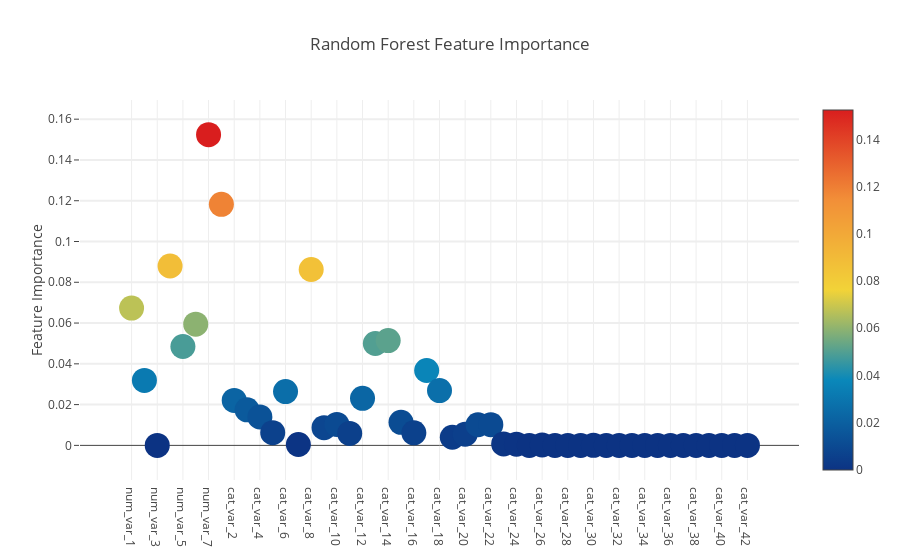
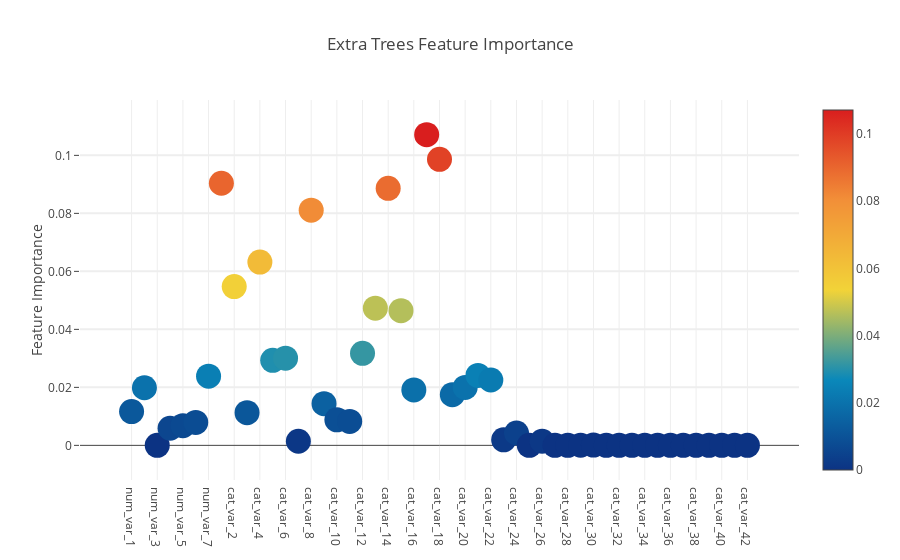
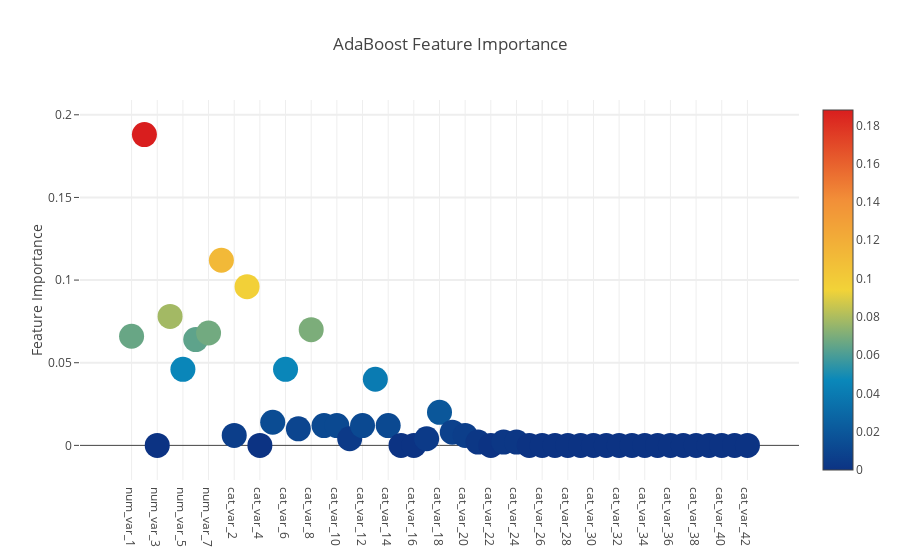
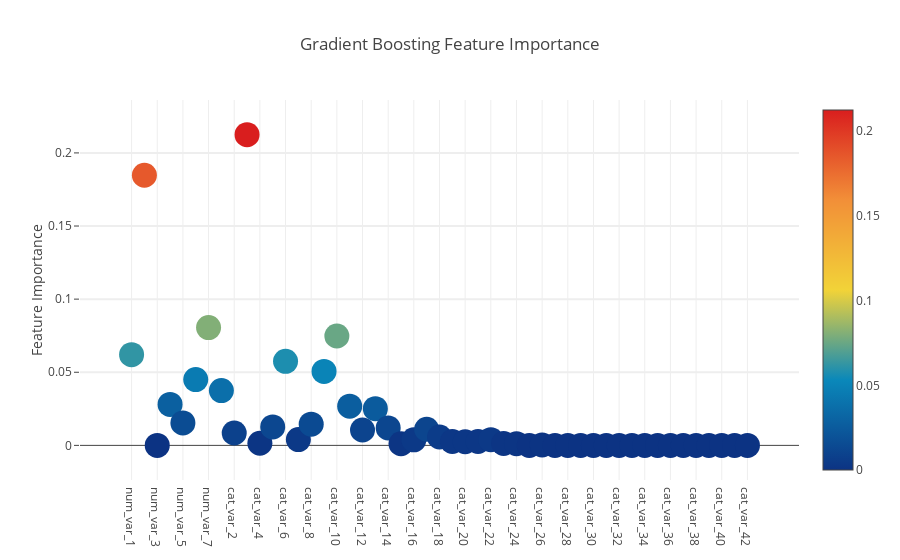

Notebook cell for these charts, in order:
### Code cell
# Scatter plot 
trace = go.Scatter(
    y = feature_dataframe['Random Forest feature importances'].values,
    x = feature_dataframe['features'].values,
    mode='markers',
    marker=dict(
        sizemode = 'diameter',
        sizeref = 1,
        size = 25,
#       size= feature_dataframe['AdaBoost feature importances'].values,
        #color = np.random.randn(500), #set color equal to a variable
        color = feature_dataframe['Random Forest feature importances'].values,
        colorscale='Portland',
        showscale=True
    ),
    text = feature_dataframe['features'].values
)
data = [trace]

layout= go.Layout(
    autosize= True,
    title= 'Random Forest Feature Importance',
    hovermode= 'closest',
#     xaxis= dict(
#         title= 'Pop',
#         ticklen= 5,
#         zeroline= False,
#         gridwidth= 2,
#     ),
    yaxis=dict(
        title= 'Feature Importance',
        ticklen= 5,
        gridwidth= 2
    ),
    showlegend= False
)
fig = go.Figure(data=data, layout=layout)
py.iplot(fig,filename='scatter2010')

# Scatter plot 
trace = go.Scatter(
    y = feature_dataframe['Extra Trees  feature importances'].values,
    x = feature_dataframe['features'].values,
    mode='markers',
    marker=dict(
        sizemode = 'diameter',
        sizeref = 1,
        size = 25,
#       size= feature_dataframe['AdaBoost feature importances'].values,
        #color = np.random.randn(500), #set color equal to a variable
        color = feature_dataframe['Extra Trees  feature importances'].values,
        colorscale='Portland',
        showscale=True
    ),
    text = feature_dataframe['features'].values
)
data = [trace]

layout= go.Layout(
    autosize= True,
    title= 'Extra Trees Feature Importance',
    hovermode= 'closest',
#     xaxis= dict(
#         title= 'Pop',
#         ticklen= 5,
#         zeroline= False,
#         gridwidth= 2,
#     ),
    yaxis=dict(
        title= 'Feature Importance',
        ticklen= 5,
        gridwidth= 2
    ),
    showlegend= False
)
fig = go.Figure(data=data, layout=layout)
py.iplot(fig,filename='scatter2010')

# Scatter plot 
trace = go.Scatter(
    y = feature_dataframe['AdaBoost feature importances'].values,
    x = feature_dataframe['features'].values,
    mode='markers',
    marker=dict(
        sizemode = 'diameter',
        sizeref = 1,
        size = 25,
#       size= feature_dataframe['AdaBoost feature importances'].values,
        #color = np.random.randn(500), #set color equal to a variable
        color = feature_dataframe['AdaBoost feature importances'].values,
        colorscale='Portland',
        showscale=True
    ),
    text = feature_dataframe['features'].values
)
data = [trace]

layout= go.Layout(
    autosize= True,
    title= 'AdaBoost Feature Importance',
    hovermode= 'closest',
#     xaxis= dict(
#         title= 'Pop',
#         ticklen= 5,
#         zeroline= False,
#         gridwidth= 2,
#     ),
    yaxis=dict(
        title= 'Feature Importance',
        ticklen= 5,
        gridwidth= 2
    ),
    showlegend= False
)
fig = go.Figure(data=data, layout=layout)
py.iplot(fig,filename='scatter2010')

# Scatter plot 
trace = go.Scatter(
    y = feature_dataframe['Gradient Boost feature importances'].values,
    x = feature_dataframe['features'].values,
    mode='markers',
    marker=dict(
        sizemode = 'diameter',
        sizeref = 1,
        size = 25,
#       size= feature_dataframe['AdaBoost feature importances'].values,
        #color = np.random.randn(500), #set color equal to a variable
        color = feature_dataframe['Gradient Boost feature importances'].values,
        colorscale='Portland',
        showscale=True
    ),
    text = feature_dataframe['features'].values
)
data = [trace]

layout= go.Layout(
    autosize= True,
    title= 'Gradient Boosting Feature Importance',
    hovermode= 'closest',
#     xaxis= dict(
#         title= 'Pop',
#         ticklen= 5,
#         zeroline= False,
#         gridwidth= 2,
#     ),
    yaxis=dict(
        title= 'Feature Importance',
        ticklen= 5,
        gridwidth= 2
    ),
    showlegend= False
)
fig = go.Figure(data=data, layout=layout)
py.iplot(fig,filename='scatter2010')

### Figure 1 — Plotly figure (JSON) as saved in the notebook; plotly's stock layout.template omitted (floating-point values rounded to 4 significant figures)
{"data": [{"marker": {"color": [0.06734, 0.03184, 0, 0.088, 0.0485, 0.05943, 0.1524, 0.1182, 0.02203, 0.01743, 0.01396, 0.00625, 0.02637, 0.0004402, 0.08626, 0.008697, 0.01026, 0.005875, 0.02308, 0.04996, 0.05141, 0.01129, 0.006133, 0.03674, 0.02689, 0.003997, 0.005446, 0.0101, 0.01014, 0.0006929, 0.0005378, 0, 0.0001955, 0, 0, 0, 8.346e-06, 0, 0, 0, 0, 0, 0, 0, 0, 0, 0, 0, 0], "colorscale": "Portland", "showscale": true, "size": 25, "sizemode": "diameter", "sizeref": 1}, "mode": "markers", "text": ["num_var_1", "num_var_2", "num_var_3", "num_var_4", "num_var_5", "num_var_6", "num_var_7", "cat_var_1", "cat_var_2", "cat_var_3", "cat_var_4", "cat_var_5", "cat_var_6", "cat_var_7", "cat_var_8", "cat_var_9", "cat_var_10", "cat_var_11", "cat_var_12", "cat_var_13", "cat_var_14", "cat_var_15", "cat_var_16", "cat_var_17", "cat_var_18", "cat_var_19", "cat_var_20", "cat_var_21", "cat_var_22", "cat_var_23", "cat_var_24", "cat_var_25", "cat_var_26", "cat_var_27", "cat_var_28", "cat_var_29", "cat_var_30", "cat_var_31", "cat_var_32", "cat_var_33", "cat_var_34", "cat_var_35", "cat_var_36", "cat_var_37", "cat_var_38", "cat_var_39", "cat_var_40", "cat_var_41", "cat_var_42"], "type": "scatter", "x": ["num_var_1", "num_var_2", "num_var_3", "num_var_4", "num_var_5", "num_var_6", "num_var_7", "cat_var_1", "cat_var_2", "cat_var_3", "cat_var_4", "cat_var_5", "cat_var_6", "cat_var_7", "cat_var_8", "cat_var_9", "cat_var_10", "cat_var_11", "cat_var_12", "cat_var_13", "cat_var_14", "cat_var_15", "cat_var_16", "cat_var_17", "cat_var_18", "cat_var_19", "cat_var_20", "cat_var_21", "cat_var_22", "cat_var_23", "cat_var_24", "cat_var_25", "cat_var_26", "cat_var_27", "cat_var_28", "cat_var_29", "cat_var_30", "cat_var_31", "cat_var_32", "cat_var_33", "cat_var_34", "cat_var_35", "cat_var_36", "cat_var_37", "cat_var_38", "cat_var_39", "cat_var_40", "cat_var_41", "cat_var_42"], "y": [0.06734, 0.03184, 0, 0.088, 0.0485, 0.05943, 0.1524, 0.1182, 0.02203, 0.01743, 0.01396, 0.00625, 0.02637, 0.0004402, 0.08626, 0.008697, 0.01026, 0.005875, 0.02308, 0.04996, 0.05141, 0.01129, 0.006133, 0.03674, 0.02689, 0.003997, 0.005446, 0.0101, 0.01014, 0.0006929, 0.0005378, 0, 0.0001955, 0, 0, 0, 8.346e-06, 0, 0, 0, 0, 0, 0, 0, 0, 0, 0, 0, 0]}], "layout": {"autosize": true, "hovermode": "closest", "showlegend": false, "title": "Random Forest Feature Importance", "yaxis": {"gridwidth": 2, "ticklen": 5, "title": "Feature Importance"}}}

### Figure 2 — Plotly figure (JSON) as saved in the notebook; plotly's stock layout.template omitted (floating-point values rounded to 4 significant figures)
{"data": [{"marker": {"color": [0.01165, 0.01987, 0, 0.005911, 0.006791, 0.007926, 0.02388, 0.09038, 0.05475, 0.01127, 0.06321, 0.02932, 0.03005, 0.001415, 0.08112, 0.01438, 0.008795, 0.008274, 0.03174, 0.04731, 0.08863, 0.04644, 0.01913, 0.1072, 0.09864, 0.01748, 0.02, 0.02414, 0.02254, 0.001897, 0.004266, 2.427e-05, 0.00143, 0, 0, 8.262e-05, 0.0001008, 0, 0, 0, 0, 0, 0, 0, 0, 0, 0, 0, 0], "colorscale": "Portland", "showscale": true, "size": 25, "sizemode": "diameter", "sizeref": 1}, "mode": "markers", "text": ["num_var_1", "num_var_2", "num_var_3", "num_var_4", "num_var_5", "num_var_6", "num_var_7", "cat_var_1", "cat_var_2", "cat_var_3", "cat_var_4", "cat_var_5", "cat_var_6", "cat_var_7", "cat_var_8", "cat_var_9", "cat_var_10", "cat_var_11", "cat_var_12", "cat_var_13", "cat_var_14", "cat_var_15", "cat_var_16", "cat_var_17", "cat_var_18", "cat_var_19", "cat_var_20", "cat_var_21", "cat_var_22", "cat_var_23", "cat_var_24", "cat_var_25", "cat_var_26", "cat_var_27", "cat_var_28", "cat_var_29", "cat_var_30", "cat_var_31", "cat_var_32", "cat_var_33", "cat_var_34", "cat_var_35", "cat_var_36", "cat_var_37", "cat_var_38", "cat_var_39", "cat_var_40", "cat_var_41", "cat_var_42"], "type": "scatter", "x": ["num_var_1", "num_var_2", "num_var_3", "num_var_4", "num_var_5", "num_var_6", "num_var_7", "cat_var_1", "cat_var_2", "cat_var_3", "cat_var_4", "cat_var_5", "cat_var_6", "cat_var_7", "cat_var_8", "cat_var_9", "cat_var_10", "cat_var_11", "cat_var_12", "cat_var_13", "cat_var_14", "cat_var_15", "cat_var_16", "cat_var_17", "cat_var_18", "cat_var_19", "cat_var_20", "cat_var_21", "cat_var_22", "cat_var_23", "cat_var_24", "cat_var_25", "cat_var_26", "cat_var_27", "cat_var_28", "cat_var_29", "cat_var_30", "cat_var_31", "cat_var_32", "cat_var_33", "cat_var_34", "cat_var_35", "cat_var_36", "cat_var_37", "cat_var_38", "cat_var_39", "cat_var_40", "cat_var_41", "cat_var_42"], "y": [0.01165, 0.01987, 0, 0.005911, 0.006791, 0.007926, 0.02388, 0.09038, 0.05475, 0.01127, 0.06321, 0.02932, 0.03005, 0.001415, 0.08112, 0.01438, 0.008795, 0.008274, 0.03174, 0.04731, 0.08863, 0.04644, 0.01913, 0.1072, 0.09864, 0.01748, 0.02, 0.02414, 0.02254, 0.001897, 0.004266, 2.427e-05, 0.00143, 0, 0, 8.262e-05, 0.0001008, 0, 0, 0, 0, 0, 0, 0, 0, 0, 0, 0, 0]}], "layout": {"autosize": true, "hovermode": "closest", "showlegend": false, "title": "Extra Trees Feature Importance", "yaxis": {"gridwidth": 2, "ticklen": 5, "title": "Feature Importance"}}}

### Figure 3 — Plotly figure (JSON) as saved in the notebook; plotly's stock layout.template omitted (floating-point values rounded to 4 significant figures)
{"data": [{"marker": {"color": [0.066, 0.188, 0, 0.078, 0.046, 0.064, 0.068, 0.112, 0.006, 0.096, 0, 0.014, 0.046, 0.01, 0.07, 0.012, 0.012, 0.004, 0.012, 0.04, 0.012, 0, 0, 0.004, 0.02, 0.008, 0.006, 0.002, 0, 0.002, 0.002, 0, 0, 0, 0, 0, 0, 0, 0, 0, 0, 0, 0, 0, 0, 0, 0, 0, 0], "colorscale": "Portland", "showscale": true, "size": 25, "sizemode": "diameter", "sizeref": 1}, "mode": "markers", "text": ["num_var_1", "num_var_2", "num_var_3", "num_var_4", "num_var_5", "num_var_6", "num_var_7", "cat_var_1", "cat_var_2", "cat_var_3", "cat_var_4", "cat_var_5", "cat_var_6", "cat_var_7", "cat_var_8", "cat_var_9", "cat_var_10", "cat_var_11", "cat_var_12", "cat_var_13", "cat_var_14", "cat_var_15", "cat_var_16", "cat_var_17", "cat_var_18", "cat_var_19", "cat_var_20", "cat_var_21", "cat_var_22", "cat_var_23", "cat_var_24", "cat_var_25", "cat_var_26", "cat_var_27", "cat_var_28", "cat_var_29", "cat_var_30", "cat_var_31", "cat_var_32", "cat_var_33", "cat_var_34", "cat_var_35", "cat_var_36", "cat_var_37", "cat_var_38", "cat_var_39", "cat_var_40", "cat_var_41", "cat_var_42"], "type": "scatter", "x": ["num_var_1", "num_var_2", "num_var_3", "num_var_4", "num_var_5", "num_var_6", "num_var_7", "cat_var_1", "cat_var_2", "cat_var_3", "cat_var_4", "cat_var_5", "cat_var_6", "cat_var_7", "cat_var_8", "cat_var_9", "cat_var_10", "cat_var_11", "cat_var_12", "cat_var_13", "cat_var_14", "cat_var_15", "cat_var_16", "cat_var_17", "cat_var_18", "cat_var_19", "cat_var_20", "cat_var_21", "cat_var_22", "cat_var_23", "cat_var_24", "cat_var_25", "cat_var_26", "cat_var_27", "cat_var_28", "cat_var_29", "cat_var_30", "cat_var_31", "cat_var_32", "cat_var_33", "cat_var_34", "cat_var_35", "cat_var_36", "cat_var_37", "cat_var_38", "cat_var_39", "cat_var_40", "cat_var_41", "cat_var_42"], "y": [0.066, 0.188, 0, 0.078, 0.046, 0.064, 0.068, 0.112, 0.006, 0.096, 0, 0.014, 0.046, 0.01, 0.07, 0.012, 0.012, 0.004, 0.012, 0.04, 0.012, 0, 0, 0.004, 0.02, 0.008, 0.006, 0.002, 0, 0.002, 0.002, 0, 0, 0, 0, 0, 0, 0, 0, 0, 0, 0, 0, 0, 0, 0, 0, 0, 0]}], "layout": {"autosize": true, "hovermode": "closest", "showlegend": false, "title": "AdaBoost Feature Importance", "yaxis": {"gridwidth": 2, "ticklen": 5, "title": "Feature Importance"}}}

### Figure 4 — Plotly figure (JSON) as saved in the notebook; plotly's stock layout.template omitted (floating-point values rounded to 4 significant figures)
{"data": [{"marker": {"color": [0.06205, 0.1847, 0, 0.02799, 0.01538, 0.04499, 0.08056, 0.03745, 0.008475, 0.2125, 0.001446, 0.01263, 0.05748, 0.003961, 0.01451, 0.05057, 0.07481, 0.02682, 0.01049, 0.0251, 0.01196, 0.001125, 0.003773, 0.01103, 0.005747, 0.002673, 0.002483, 0.002626, 0.003888, 0.001324, 0.001119, 0, 0.0003171, 0, 0, 0, 0, 0, 0, 0, 0, 0, 0, 0, 0, 0, 0, 0, 0], "colorscale": "Portland", "showscale": true, "size": 25, "sizemode": "diameter", "sizeref": 1}, "mode": "markers", "text": ["num_var_1", "num_var_2", "num_var_3", "num_var_4", "num_var_5", "num_var_6", "num_var_7", "cat_var_1", "cat_var_2", "cat_var_3", "cat_var_4", "cat_var_5", "cat_var_6", "cat_var_7", "cat_var_8", "cat_var_9", "cat_var_10", "cat_var_11", "cat_var_12", "cat_var_13", "cat_var_14", "cat_var_15", "cat_var_16", "cat_var_17", "cat_var_18", "cat_var_19", "cat_var_20", "cat_var_21", "cat_var_22", "cat_var_23", "cat_var_24", "cat_var_25", "cat_var_26", "cat_var_27", "cat_var_28", "cat_var_29", "cat_var_30", "cat_var_31", "cat_var_32", "cat_var_33", "cat_var_34", "cat_var_35", "cat_var_36", "cat_var_37", "cat_var_38", "cat_var_39", "cat_var_40", "cat_var_41", "cat_var_42"], "type": "scatter", "x": ["num_var_1", "num_var_2", "num_var_3", "num_var_4", "num_var_5", "num_var_6", "num_var_7", "cat_var_1", "cat_var_2", "cat_var_3", "cat_var_4", "cat_var_5", "cat_var_6", "cat_var_7", "cat_var_8", "cat_var_9", "cat_var_10", "cat_var_11", "cat_var_12", "cat_var_13", "cat_var_14", "cat_var_15", "cat_var_16", "cat_var_17", "cat_var_18", "cat_var_19", "cat_var_20", "cat_var_21", "cat_var_22", "cat_var_23", "cat_var_24", "cat_var_25", "cat_var_26", "cat_var_27", "cat_var_28", "cat_var_29", "cat_var_30", "cat_var_31", "cat_var_32", "cat_var_33", "cat_var_34", "cat_var_35", "cat_var_36", "cat_var_37", "cat_var_38", "cat_var_39", "cat_var_40", "cat_var_41", "cat_var_42"], "y": [0.06205, 0.1847, 0, 0.02799, 0.01538, 0.04499, 0.08056, 0.03745, 0.008475, 0.2125, 0.001446, 0.01263, 0.05748, 0.003961, 0.01451, 0.05057, 0.07481, 0.02682, 0.01049, 0.0251, 0.01196, 0.001125, 0.003773, 0.01103, 0.005747, 0.002673, 0.002483, 0.002626, 0.003888, 0.001324, 0.001119, 0, 0.0003171, 0, 0, 0, 0, 0, 0, 0, 0, 0, 0, 0, 0, 0, 0, 0, 0]}], "layout": {"autosize": true, "hovermode": "closest", "showlegend": false, "title": "Gradient Boosting Feature Importance", "yaxis": {"gridwidth": 2, "ticklen": 5, "title": "Feature Importance"}}}
